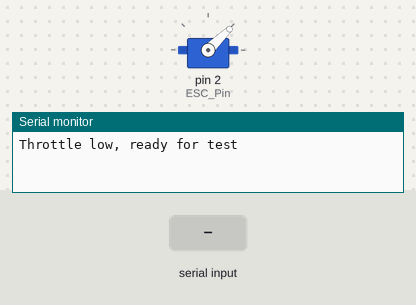
Bench run of a sketch on a simulated Arduino Uno, built with avr-gcc and run on an emulated ATmega328P. On the bench: servo, the last lines printed to the serial monitor. Inputs (shaded band) come from the test bench.

Above: at 1.3 s.
1.4 s: "200\n" received over Serial
At 2.1 s:
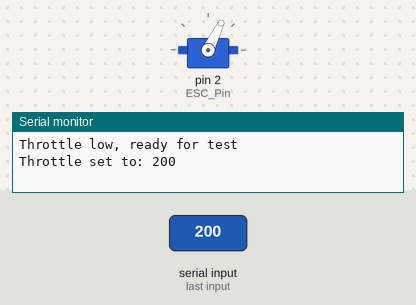
3.8 s: "90,45\n" received over Serial
At 6.1 s:
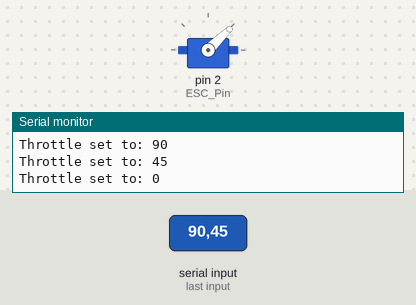
Timing chart, 0 to 7.6 s (numbered marks = the images above; inputs shaded):
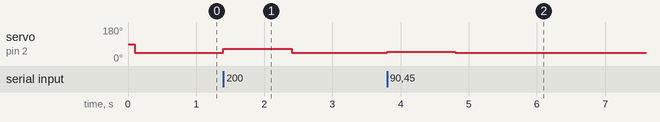

The sketch:

QCS_rotorTest.ino
```cpp
#include <Servo.h>

int throttleZero = 1000;
int throttleMax = 2000;
int throttleIn;

Servo ESC;
int ESC_Pin = 2;

void setup()
{
  pinMode(ESC_Pin, OUTPUT);
  Serial.begin(115200);
  ESC.attach(ESC_Pin);
  delay(100);
  ESC.writeMicroseconds(throttleZero);
  Serial.println("Throttle low, ready for test");

// SECTION FOR CALIBRATION ESC //

//  ESC.writeMicroseconds(throttleMax);
//  while(!Serial.available()) {
//    Serial.println("Calibrating, throttle high... Enter 'l' when ready");
//    delay(500);
//  }
//  if(Serial.read() == 'l') {
//      ESC.writeMicroseconds(throttleZero);
//      Serial.println("Throttle low, ready for test");
//  }

//////////////////////////////////

}

void loop()
{

  if(Serial.available()) {

    throttleIn = Serial.parseInt();

    if(throttleIn == -1) {
      Serial.println("Done, Exiting");
      ESC.writeMicroseconds(throttleZero);
      while(1) {
        yield();
      }
    }

    else {

      Serial.print("Throttle set to: "); Serial.println(throttleIn);
      Serial.println();
      ESC.writeMicroseconds(throttleZero + throttleIn);

    }
  }
}
```

Measured:
- after the input at 1.4 s, servo on pin 2 (ESC_Pin): 44° → 64° at once, → 44° 1.0 s later
- after the input at 3.8 s, servo on pin 2 (ESC_Pin): 44° → 49° at once, → 44° 1.0 s later
